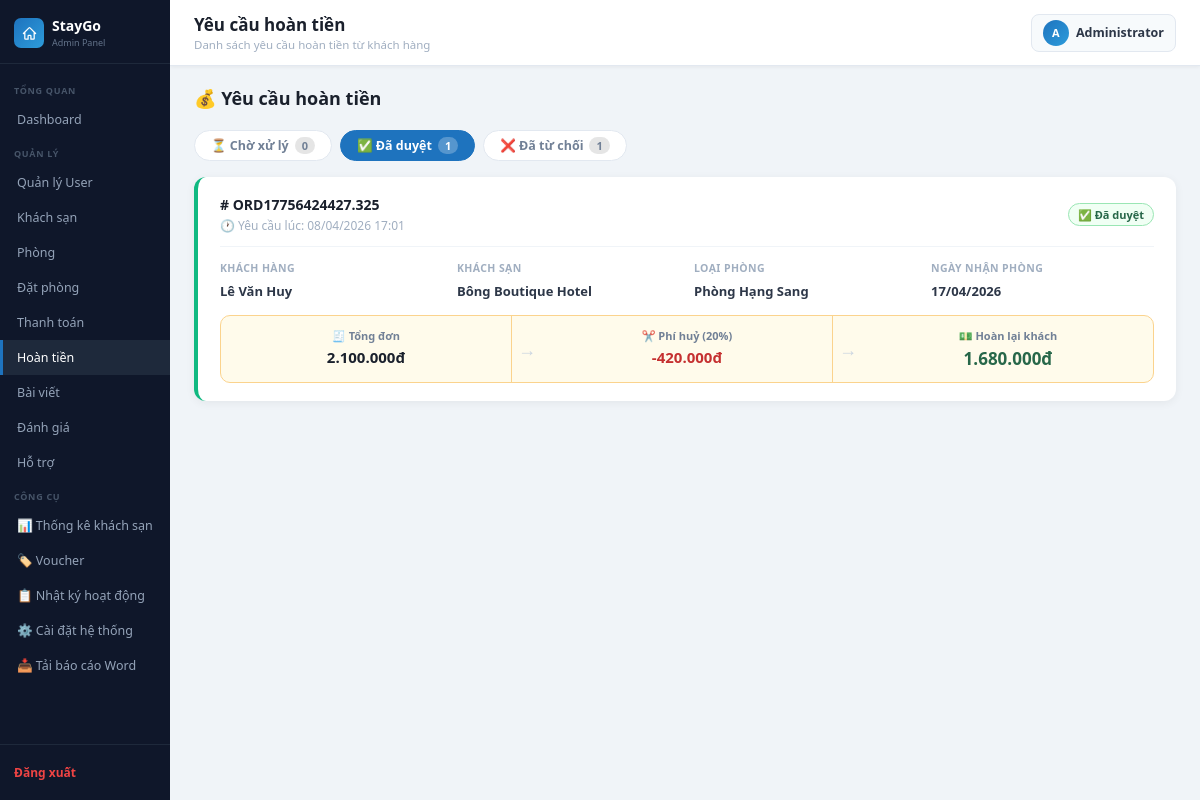
Screenshot of /admin_lvhuy_kontum/refund_requests.php?filter=2 (signed in) with the database file from the repository.
### tables this page shows
CREATE TABLE `bookings` (
  `id` int(11) NOT NULL,
  `order_code` varchar(30) NOT NULL,
  `user_id` int(11) DEFAULT NULL,
  `room_id` int(11) DEFAULT NULL,
  `full_name` varchar(100) DEFAULT NULL,
  `email` varchar(100) DEFAULT NULL,
  `phone` varchar(20) DEFAULT NULL,
  `check_in` date DEFAULT NULL,
  `check_out` date DEFAULT NULL,
  `total_price` decimal(10,2) DEFAULT NULL,
  `payment_method` enum('bank','momo','vnpay','hotel','card') NOT NULL,
  `note` text DEFAULT NULL,
  `voucher_code` varchar(30) DEFAULT NULL,
  `discount_amount` decimal(10,2) NOT NULL DEFAULT 0.00,
  `status` varchar(20) NOT NULL DEFAULT 'pending',
  `created_at` timestamp NOT NULL DEFAULT current_timestamp(),
  `updated_at` timestamp NULL DEFAULT NULL ON UPDATE current_timestamp(),
  `refund_requested` tinyint(1) DEFAULT 0,
  `refund_requested_at` datetime DEFAULT NULL,
  `refund_amount` decimal(15,2) DEFAULT 0.00
);

CREATE TABLE `hotels` (
  `id` int(11) NOT NULL,
  `name` varchar(150) DEFAULT NULL,
  `address` varchar(255) DEFAULT NULL,
  `description` text DEFAULT NULL,
  `image` varchar(255) DEFAULT NULL,
  `created_at` timestamp NOT NULL DEFAULT current_timestamp(),
  `updated_at` timestamp NULL DEFAULT NULL ON UPDATE current_timestamp(),
  `location_id` int(11) DEFAULT NULL,
  `rating` decimal(2,1) DEFAULT 0.0,
  `review_text` varchar(50) DEFAULT NULL,
  `review_count` int(11) DEFAULT 0,
  `price` int(11) DEFAULT NULL,
  `old_price` int(11) DEFAULT NULL,
  `checkin_time` varchar(10) DEFAULT '14:00',
  `checkout_time` varchar(10) DEFAULT '12:00',
  `is_active` tinyint(1) DEFAULT 0,
  `is_weekend_deal` tinyint(1) NOT NULL DEFAULT 0,
  `star_category` tinyint(1) NOT NULL DEFAULT 3 COMMENT '1-5 sao (hang khach san)'
);

CREATE TABLE `rooms` (
  `id` int(11) NOT NULL,
  `hotel_id` int(11) DEFAULT NULL,
  `room_name` varchar(100) DEFAULT NULL,
  `bed_type` varchar(100) DEFAULT NULL,
  `price` decimal(10,2) DEFAULT NULL,
  `quantity` int(11) DEFAULT NULL,
  `is_active` tinyint(1) NOT NULL DEFAULT 1,
  `description` text DEFAULT NULL,
  `max_guests` int(11) NOT NULL DEFAULT 2,
  `created_at` timestamp NOT NULL DEFAULT current_timestamp(),
  `updated_at` timestamp NULL DEFAULT NULL ON UPDATE current_timestamp(),
  `image` varchar(255) DEFAULT NULL
);

### admin_lvhuy_kontum/refund_requests.php (the view, shortened to what this page needs)
<?php
include("../config/database.php");
include("../includes/admin_header.php");
$filter = isset($_GET['filter']) ? (int)$_GET['filter'] : 1;
$result = $conn->query("
    SELECT b.*,
        h.name AS hotel_name,
        r.room_name
    FROM bookings b
    LEFT JOIN rooms  r ON b.room_id  = r.id
    LEFT JOIN hotels h ON r.hotel_id = h.id
    WHERE b.refund_requested = $filter
    ORDER BY b.refund_requested_at DESC
");
$count_pending  = $conn->query("SELECT COUNT(*) as c FROM bookings WHERE refund_requested = 1")->fetch_assoc()['c'];
$count_approved = $conn->query("SELECT COUNT(*) as c FROM bookings WHERE refund_requested = 2")->fetch_assoc()['c'];
$count_rejected = $conn->query("SELECT COUNT(*) as c FROM bookings WHERE refund_requested = 3")->fetch_assoc()['c'];
?>
<div class="page-header">
    <h2>💰 Yêu cầu hoàn tiền</h2>
</div>
<div class="refund-tabs">
    <a href="?filter=1" class="refund-tab <?= $filter==1?'active':'' ?>">
        ⏳ Chờ xử lý <span class="cnt"><?= $count_pending ?></span>
    </a>
    <a href="?filter=2" class="refund-tab <?= $filter==2?'active':'' ?>">
        ✅ Đã duyệt <span class="cnt"><?= $count_approved ?></span>
    </a>
    <a href="?filter=3" class="refund-tab <?= $filter==3?'active':'' ?>">
        ❌ Đã từ chối <span class="cnt"><?= $count_rejected ?></span>
    </a>
</div>
<?php if($result->num_rows === 0): ?>
    <div class="empty-state">
        <svg width="48" height="48" fill="none" viewBox="0 0 24 24" stroke="#cbd5e0" stroke-width="1.5">
            <path stroke-linecap="round" stroke-linejoin="round" d="M9 15L3 9m0 0l6-6M3 9h12a6 6 0 010 12h-3"/>
        </svg>
        <p>Không có yêu cầu hoàn tiền nào</p>
    </div>
<?php else: ?>
    <?php while($row = $result->fetch_assoc()):
        $card_class        = $filter==2 ? 'approved' : ($filter==3 ? 'rejected' : '');
        $refund_amount_fmt = number_format($row['refund_amount'] ?? 0, 0, ',', '.');
        $fee_fmt           = number_format($row['total_price'] * 0.2, 0, ',', '.');
        $total_fmt         = number_format($row['total_price'] ?? 0, 0, ',', '.');
    ?>
    <div class="refund-card <?= $card_class ?>">
        <div class="refund-card-head">
            <div>
                <div class="refund-order"># <?= htmlspecialchars($row['order_code']) ?></div>
                <div class="refund-date">
                    🕐 Yêu cầu lúc: <?= $row['refund_requested_at'] ? date('d/m/Y H:i', strtotime($row['refund_requested_at'])) : '—' ?>
                </div>
            </div>
            <?php if($filter == 1): ?>
                <div style="display:flex;gap:8px">
                    <a href="?action=approve&id=<?= $row['id'] ?>"
                    class="btn btn-approve"
                    onclick="return confirm('Duyệt hoàn tiền <?= $refund_amount_fmt ?>đ cho đơn này?')">
                    ✅ Duyệt hoàn tiền
                    </a>
                    <a href="?action=reject&id=<?= $row['id'] ?>"
                    class="btn btn-deny"
                    onclick="return confirm('Từ chối yêu cầu hoàn tiền này?')">
                    ❌ Từ chối
                    </a>
                </div>
            <?php elseif($filter == 2): ?>
                <span class="status-badge" style="color:#276749;background:#f0fff4;border:1px solid #9ae6b4">✅ Đã duyệt</span>
            <?php else: ?>
                <span class="status-badge" style="color:#c53030;background:#fff5f5;border:1px solid #fed7d7">❌ Đã từ chối</span>
            <?php endif; ?>
        </div>
        <div class="refund-grid">
            <div class="refund-item">
                <label>Khách hàng</label>
                <span><?= htmlspecialchars($row['full_name']) ?></span>
            </div>
            <div class="refund-item">
                <label>Khách sạn</label>
                <span><?= htmlspecialchars($row['hotel_name'] ?? '—') ?></span>
            </div>
            <div class="refund-item">
                <label>Loại phòng</label>
                <span><?= htmlspecialchars($row['room_name'] ?? '—') ?></span>
            </div>
            <div class="refund-item">
                <label>Ngày nhận phòng</label>
                <span><?= $row['check_in'] ? date('d/m/Y', strtotime($row['check_in'])) : '—' ?></span>
            </div>
        </div>
        <div class="refund-amount-box">
            <div class="ra-col">
                <div class="ra-label">🧾 Tổng đơn</div>
                <div class="ra-val"><?= $total_fmt ?>đ</div>
            </div>
            <div class="ra-arrow">→</div>
            <div class="ra-col">
                <div class="ra-label">✂️ Phí huỷ (20%)</div>
                <div class="ra-val fee">-<?= $fee_fmt ?>đ</div>
            </div>
            <div class="ra-arrow">→</div>
            <div class="ra-col">
                <div class="ra-label">💵 Hoàn lại khách</div>
                <div class="ra-val refund"><?= $refund_amount_fmt ?>đ</div>
            </div>
        </div>
    </div>
    <?php endwhile; ?>
<?php endif; ?>
<?php include("../includes/admin_footer.php"); ?>

### assets/css/admin.css (style rules this page uses)
*, *::before, *::after { box-sizing: border-box; margin: 0; padding: 0; }
body { font-family: 'Segoe UI', Arial, sans-serif; background: #f0f4f8; color: #1a202c; }
.page-header { display: flex; align-items: center; justify-content: space-between; margin-bottom: 20px; }
.page-header h2 { font-size: 18px; font-weight: 700; color: #1a202c; }
.status-badge { display: inline-block; padding: 3px 9px; border-radius: 20px; font-size: 11px; font-weight: 600; white-space: nowrap; }
.refund-tabs { display:flex; gap:8px; margin-bottom:16px; flex-wrap:wrap; }
.refund-tab { padding:6px 16px; border-radius:20px; font-size:12.5px; font-weight:600; text-decoration:none; border:1.5px solid #e2e8f0; color:#718096; background:#fff; display:flex; align-items:center; gap:6px; transition:all .15s; }
.refund-tab.active { background:#1e73be; color:#fff; border-color:#1e73be; }
.refund-tab .cnt { background:rgba(0,0,0,.1); border-radius:10px; padding:1px 7px; font-size:11px; }
.refund-tab.active .cnt { background:rgba(255,255,255,.25); }
.refund-card { background:#fff; border-radius:12px; padding:18px 22px; box-shadow:0 2px 10px rgba(0,0,0,.06); margin-bottom:14px; border-left:4px solid #f59e0b; }
.refund-card.approved { border-left-color:#10b981; }
.refund-card-head { display:flex; justify-content:space-between; align-items:center; margin-bottom:14px; padding-bottom:12px; border-bottom:1px solid #f0f4f8; }
.refund-order { font-size:14px; font-weight:700; color:#1a202c; }
.refund-date { font-size:12px; color:#a0aec0; margin-top:3px; }
.refund-grid { display:grid; grid-template-columns:repeat(4,1fr); gap:14px; margin-bottom:14px; }
.refund-item label { font-size:10.5px; color:#a0aec0; font-weight:700; text-transform:uppercase; letter-spacing:.4px; display:block; margin-bottom:4px; }
.refund-item span { font-size:13px; color:#2d3748; font-weight:600; }
.refund-amount-box { display:flex; gap:0; align-items:stretch; background:#fffbeb; border:1px solid #fbd38d; border-radius:10px; overflow:hidden; }
.refund-amount-box .ra-col { flex:1; padding:12px 16px; text-align:center; border-right:1px solid #fbd38d; }
.refund-amount-box .ra-col:last-child { border-right:none; }
.refund-amount-box .ra-label { font-size:11px; color:#718096; margin-bottom:4px; font-weight:600; }
.refund-amount-box .ra-val { font-size:15px; font-weight:800; color:#1a202c; }
.refund-amount-box .ra-val.fee { color:#c53030; }
.refund-amount-box .ra-val.refund { color:#276749; font-size:17px; }
.ra-arrow { display:flex; align-items:center; justify-content:center; padding:0 6px; color:#cbd5e0; font-size:18px; flex-shrink:0; }

### rows the page displays
bookings: order_code "ORD17756424427.325", refund_requested_at "08/04/2026 17:01", full_name "Lê Văn Huy", hotels.name "Bông Boutique Hotel", room.room_name "Phòng Hạng Sang", check_in "17/04/2026", total_price "2.100.000", total_price "420.000", refund_amount "1.680.000"

### other values shown
$page_title "Yêu cầu hoàn tiền"
$page_subtitle "Danh sách yêu cầu hoàn tiền từ khách hàng"
$admin_avatar "A"
$admin_name "Administrator"
$count_pending "0"
$count_approved "1"
$count_rejected "1"
